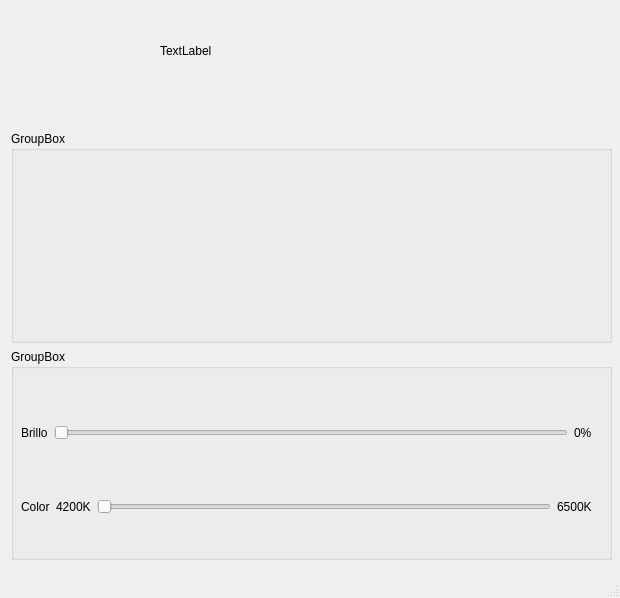
<?xml version="1.0" encoding="UTF-8"?>
<ui version="4.0">
 <class>MainWindow</class>
 <widget class="QMainWindow" name="MainWindow">
  <property name="geometry">
   <rect>
    <x>0</x>
    <y>0</y>
    <width>620</width>
    <height>598</height>
   </rect>
  </property>
  <property name="windowTitle">
   <string>MainWindow</string>
  </property>
  <widget class="QWidget" name="centralwidget">
   <widget class="QLabel" name="titleLabel">
    <property name="geometry">
     <rect>
      <x>160</x>
      <y>40</y>
      <width>151</width>
      <height>21</height>
     </rect>
    </property>
    <property name="text">
     <string>TextLabel</string>
    </property>
    <property name="Title" stdset="0">
     <string>Title</string>
    </property>
   </widget>
   <widget class="QGroupBox" name="groupBox">
    <property name="geometry">
     <rect>
      <x>11</x>
      <y>349</y>
      <width>601</width>
      <height>211</height>
     </rect>
    </property>
    <property name="title">
     <string>GroupBox</string>
    </property>
    <widget class="QWidget" name="layoutWidget">
     <property name="geometry">
      <rect>
       <x>10</x>
       <y>50</y>
       <width>571</width>
       <height>141</height>
      </rect>
     </property>
     <layout class="QVBoxLayout" name="verticalLayout_2">
      <item>
       <layout class="QHBoxLayout" name="horizontalLayout">
        <item>
         <widget class="QLabel" name="brightnessLabel">
          <property name="text">
           <string>Brillo</string>
          </property>
         </widget>
        </item>
        <item>
         <widget class="QSlider" name="brightnessSlider">
          <property name="minimum">
           <number>1</number>
          </property>
          <property name="maximum">
           <number>100</number>
          </property>
          <property name="orientation">
           <enum>Qt::Horizontal</enum>
          </property>
         </widget>
        </item>
        <item>
         <widget class="QLabel" name="brightnessLabelValue">
          <property name="text">
           <string>0%</string>
          </property>
          <property name="textFormat">
           <enum>Qt::PlainText</enum>
          </property>
         </widget>
        </item>
       </layout>
      </item>
      <item>
       <layout class="QHBoxLayout" name="horizontalLayout_2">
        <item>
         <widget class="QLabel" name="colorLabel">
          <property name="text">
           <string>Color</string>
          </property>
         </widget>
        </item>
        <item>
         <widget class="QLabel" name="colorLabelValueMin">
          <property name="text">
           <string>4200K</string>
          </property>
          <property name="textFormat">
           <enum>Qt::PlainText</enum>
          </property>
         </widget>
        </item>
        <item>
         <widget class="QSlider" name="colorSlider">
          <property name="minimum">
           <number>4200</number>
          </property>
          <property name="maximum">
           <number>6500</number>
          </property>
          <property name="orientation">
           <enum>Qt::Horizontal</enum>
          </property>
          <property name="tickPosition">
           <enum>QSlider::NoTicks</enum>
          </property>
          <property name="tickInterval">
           <number>2</number>
          </property>
         </widget>
        </item>
        <item>
         <widget class="QLabel" name="colorLabelValueMax">
          <property name="text">
           <string>6500K</string>
          </property>
          <property name="textFormat">
           <enum>Qt::PlainText</enum>
          </property>
         </widget>
        </item>
       </layout>
      </item>
     </layout>
    </widget>
   </widget>
   <widget class="QGroupBox" name="groupBox_2">
    <property name="geometry">
     <rect>
      <x>11</x>
      <y>131</y>
      <width>601</width>
      <height>212</height>
     </rect>
    </property>
    <property name="title">
     <string>GroupBox</string>
    </property>
   </widget>
  </widget>
  <widget class="QMenuBar" name="menubar">
   <property name="geometry">
    <rect>
     <x>0</x>
     <y>0</y>
     <width>620</width>
     <height>21</height>
    </rect>
   </property>
  </widget>
  <widget class="QStatusBar" name="statusbar"/>
 </widget>
 <resources/>
 <connections>
  <connection>
   <sender>brightnessSlider</sender>
   <signal>valueChanged(int)</signal>
   <receiver>brightnessLabelValue</receiver>
   <slot>setNum(int)</slot>
   <hints>
    <hint type="sourcelabel">
     <x>441</x>
     <y>445</y>
    </hint>
    <hint type="destinationlabel">
     <x>809</x>
     <y>465</y>
    </hint>
   </hints>
  </connection>
 </connections>
</ui>
